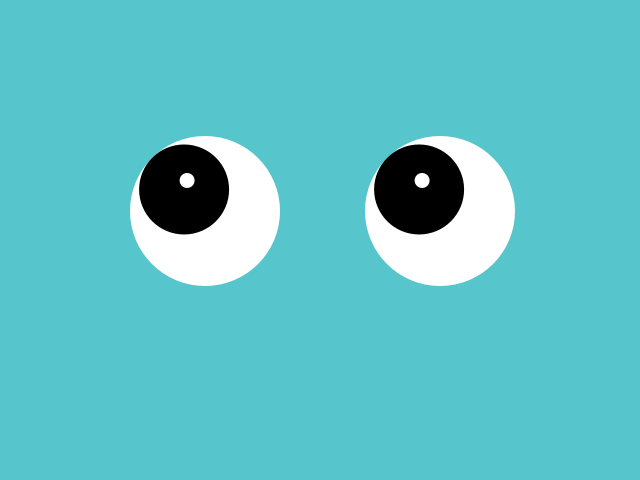
Frame 1 (no input)
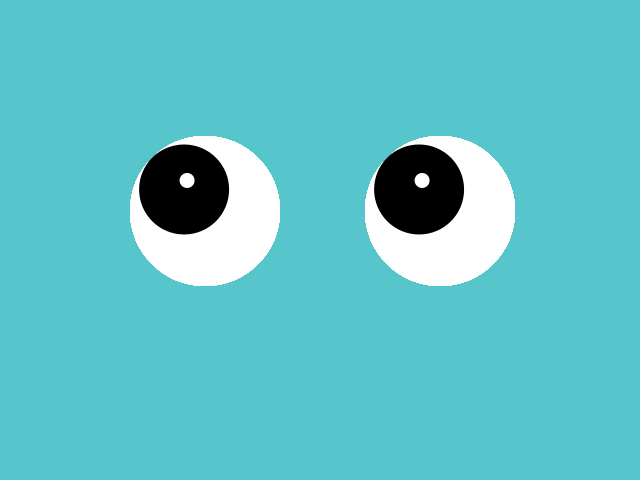
Frame 60 (the mouse pressed at the canvas centre just before this capture)
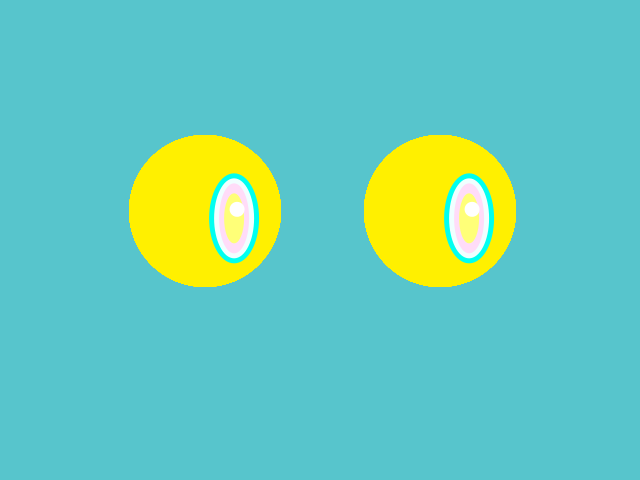
Frame 120 (the mouse held since frame 60 and released just before this capture)

The Processing sketch that drew these frames (run headless with seeded random() and noise(); from frame 60 on, the mouse is pressed at the canvas centre):

// Processing sketch: processing_9076
// ── processing_9076.pde

void setup(){
size (640,480);
smooth();
background(87,197,204);
noStroke();
}

// Define Variables 
int LeftEyeX = 205;
int LeftEyeY = 211;
int RightEyeX = 440;
int RightEyeY = 211;

float d = dist(mouseX, mouseY, LeftEyeX, LeftEyeY);
float rd = dist(mouseX, mouseY, RightEyeX, RightEyeY);

// Draw

void draw(){
 float b = dist(mouseX, mouseY, pmouseX, pmouseY);
float c= constrain(b,  0, 25);

//left eye
fill(255); //white
ellipse (LeftEyeX, LeftEyeY, 150,150);

fill(mouseX, mouseY, 0);  //colorful iris

d = constrain (d,0,30);
float a = atan2(mouseY-LeftEyeY, mouseX-LeftEyeX);
float x = LeftEyeX + cos(a)*d;
float y = LeftEyeY + sin(a)*d;
  ellipse(x,y, 90, 90);
  
  fill(0); //puplis
  ellipse(x, y, 30,30);
  
  fill(255); //light
  ellipse(x+3,y-9, 15, 15); 


//Right Eye

fill(255);
ellipse(RightEyeX, RightEyeY, 150, 150);

fill(mouseX, mouseY, 0);  //colorful iris
d = constrain (d, 0, 30);
float ra = atan2(mouseY-RightEyeY, mouseX-LeftEyeX);
float rx = RightEyeX + cos(a)*d;
float ry = RightEyeY + sin(a)*d;
ellipse (rx, ry, 90, 90);

fill (0);  //puplis
ellipse(rx, ry, 30,30);

fill(255); //light
ellipse(rx+3, ry-9, 15, 15);


//blink

if(mousePressed){
  fill(mouseX, mouseY, 0);
  ellipse(LeftEyeX, LeftEyeY, 152, 152);
  ellipse(RightEyeX, RightEyeY, 152,152);
 
 
 //left eye 
  fill(0, mouseX, mouseY);
  ellipse(x,y, 50, 90);
  
  fill(mouseY, mouseX, mouseX*2); //puplis
  ellipse(x, y, 40,80);
  
  fill(mouseX*3, mouseY-20, mouseY+8); //light
  ellipse(x,y, 30, 70); 
  
  fill(mouseX, mouseY*20, mouseY/2); //light
  ellipse(x,y, 20, 50); 
  
  fill(255); //light
  ellipse(x+3,y-9, 15, 15); 
  
  //right eye
  fill(0, mouseX, mouseY);
  ellipse(rx,ry, 50, 90);
  
  fill(mouseY, mouseX, mouseX*2); //puplis
  ellipse(rx, ry, 40,80);
  
  fill(mouseX*3, mouseY-20, mouseY+8); //light
  ellipse(rx,ry, 30, 70); 
  
  fill(mouseX, mouseY*20, mouseY/2); //light
  ellipse(rx,ry, 20, 50); 
  
  fill(255); //light
  ellipse(rx+3,ry-9, 15, 15); 
}

}
